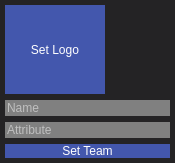
<?xml version="1.0" encoding="UTF-8"?>
<ui version="4.0">
 <class>Form</class>
 <widget class="QWidget" name="Form">
  <property name="geometry">
   <rect>
    <x>0</x>
    <y>0</y>
    <width>175</width>
    <height>163</height>
   </rect>
  </property>
  <property name="windowTitle">
   <string>Form</string>
  </property>
  <property name="styleSheet">
   <string notr="true">QWidget {
	background-color: #242325;
}

QLineEdit {
	background-color: #808080;
	color: white;
}

QPushButton {
	border: none;
	background-color: #4357AD;
	color: white;
}

QPushButton:pressed {
	border: none;
	background-color: #213aa6;
	color: white;
}</string>
  </property>
  <layout class="QVBoxLayout" name="verticalLayout_2">
   <property name="leftMargin">
    <number>5</number>
   </property>
   <property name="topMargin">
    <number>5</number>
   </property>
   <property name="rightMargin">
    <number>5</number>
   </property>
   <property name="bottomMargin">
    <number>5</number>
   </property>
   <item>
    <layout class="QVBoxLayout" name="verticalLayout">
     <property name="spacing">
      <number>0</number>
     </property>
     <item>
      <widget class="QPushButton" name="icon_pushButton">
       <property name="sizePolicy">
        <sizepolicy hsizetype="MinimumExpanding" vsizetype="MinimumExpanding">
         <horstretch>0</horstretch>
         <verstretch>0</verstretch>
        </sizepolicy>
       </property>
       <property name="minimumSize">
        <size>
         <width>30</width>
         <height>30</height>
        </size>
       </property>
       <property name="maximumSize">
        <size>
         <width>100</width>
         <height>100</height>
        </size>
       </property>
       <property name="layoutDirection">
        <enum>Qt::LeftToRight</enum>
       </property>
       <property name="autoFillBackground">
        <bool>false</bool>
       </property>
       <property name="styleSheet">
        <string notr="true"/>
       </property>
       <property name="text">
        <string>Set Logo</string>
       </property>
      </widget>
     </item>
    </layout>
   </item>
   <item>
    <widget class="QLineEdit" name="nameLineEdit">
     <property name="frame">
      <bool>false</bool>
     </property>
     <property name="placeholderText">
      <string>Name</string>
     </property>
    </widget>
   </item>
   <item>
    <widget class="QLineEdit" name="attrLineEdit">
     <property name="frame">
      <bool>false</bool>
     </property>
     <property name="placeholderText">
      <string>Attribute</string>
     </property>
    </widget>
   </item>
   <item>
    <widget class="QPushButton" name="setteam_PushButton">
     <property name="styleSheet">
      <string notr="true"/>
     </property>
     <property name="text">
      <string>Set Team</string>
     </property>
     <property name="flat">
      <bool>false</bool>
     </property>
    </widget>
   </item>
  </layout>
 </widget>
 <resources/>
 <connections/>
</ui>
